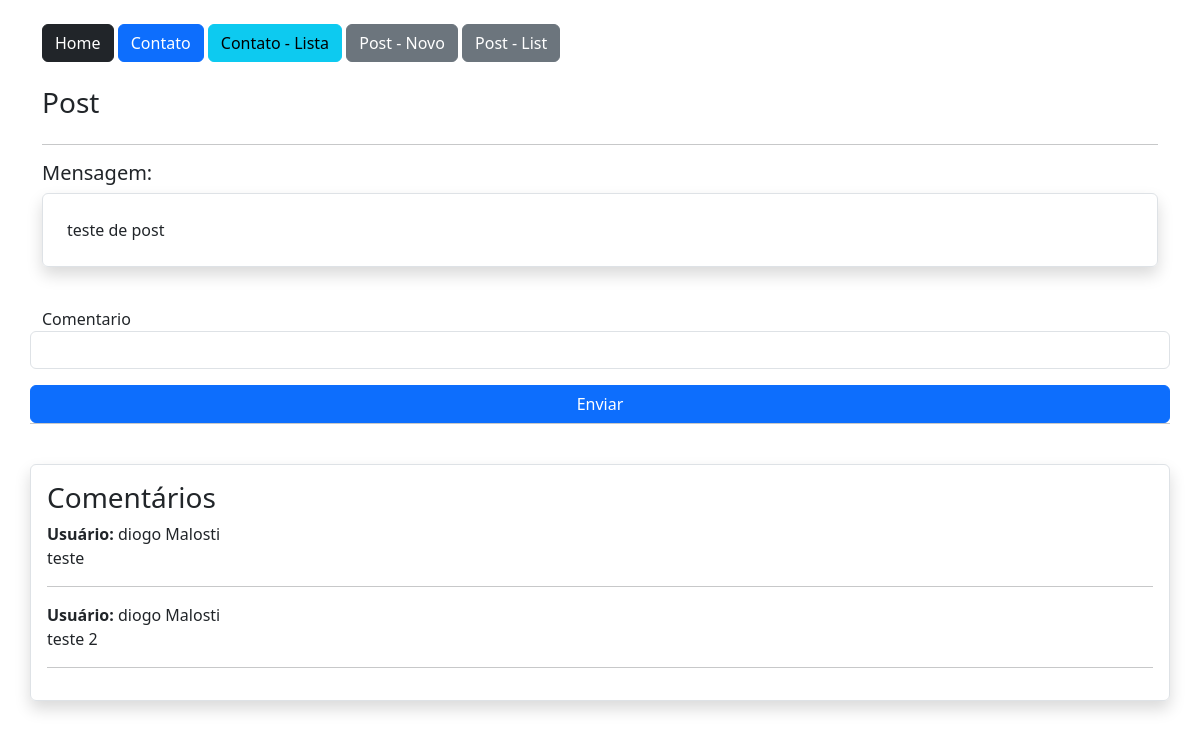
The app's page /post/1 (signed in) with its own data.
### app/models.py (models this page shows, shortened)
class Post(db.Model):
     id = db.Column(db.Integer, primary_key=True)
     data_criacao = db.Column(db.DateTime, default=datetime.utcnow())
     mensagem = db.Column(db.String, nullable=True)
     user_id = db.Column(db.Integer, db.ForeignKey('user.id'), nullable=True)
     comentarios = db.relationship('PostComentarios', backref='post', lazy=True)

class PostComentarios(db.Model):
     id = db.Column(db.Integer, primary_key=True)
     data_criacao = db.Column(db.DateTime, default=datetime.utcnow())
     comentario = db.Column(db.String, nullable=True)
     user_id = db.Column(db.Integer, db.ForeignKey('user.id'), nullable=True)
     post_id = db.Column(db.Integer, db.ForeignKey('post.id'), nullable=True)

class User(db.Model, UserMixin):
    id = db.Column(db.Integer, primary_key=True)
    nome = db.Column(db.String, nullable=True)
    sobrenome = db.Column(db.String, nullable=True)
    email = db.Column(db.String, nullable=True)
    senha = db.Column(db.String, nullable=True)
    posts = db.relationship('Post', backref='user', lazy=True)
    post_comentarios = db.relationship('PostComentarios', backref='user', lazy=True)

### app/views.py (the view)
@app.route('/post/<int:id>', methods=['GET', 'POST'])
@login_required
def postDetail(id):
    post = Post.query.get(id)
    form = PostComentarioForm()
    if form.validate_on_submit():
        form.save(current_user.id, id)
        return redirect(url_for('postDetail', id=id))
    return render_template('post.html', post=post, form=form)

### app/forms.py (shortened to what this page needs)
class PostComentarioForm(FlaskForm):
    comentario = StringField('Comentario', validators=[DataRequired()])
    btnSubmit = SubmitField('Enviar')

### app/models.py (called while the page is built)
@login_manager.user_loader
def load_user(user_id):
    return User.query.get(user_id)

### app/templates/post.html (shortened to what this page needs)
{% extends 'base.html' %}
{% block content %}
    <div class="container">
        {% include 'nav.html' %}
        <div class="row mt-4">
            <h3>Post</h3>
        </div>
        <hr>
        <div class="row">
            <div class="col-12">
                <h5>Mensagem:</h5>
                <div class="col-12 border rounded p-4 shadow">
                    {{post.mensagem}}
                </div>
            </div>
            <div class="col-12 mt-3">
                <form action="" method="post" class="row mt-4">
                    {{ form.comentario.label() }}
                    {{ form.comentario(class="form-control") }}
                    {{ form.btnSubmit(class="btn btn-primary col-12 mt-3") }}
                </form>
            </div>
            <hr>
            <div class="col-12 mt-4 border rounded shadow p-3">
                <h3>Comentários</h3>
                {% for c in post.comentarios %}
                <p>
                    <b>Usuário:</b> {{c.user.nome}} {{c.user.sobrenome}} <br>
                    {{c.comentario}}
                </p>
                <hr>
                {% endfor %}
            </div>
        </div>
    </div>
{% endblock %}

### records on screen
Post: mensagem "teste de post"
PostComentarios: user.nome "diogo", user.sobrenome "Malosti", comentario "teste"
PostComentarios: user.nome "diogo", user.sobrenome "Malosti", comentario "teste 2"
